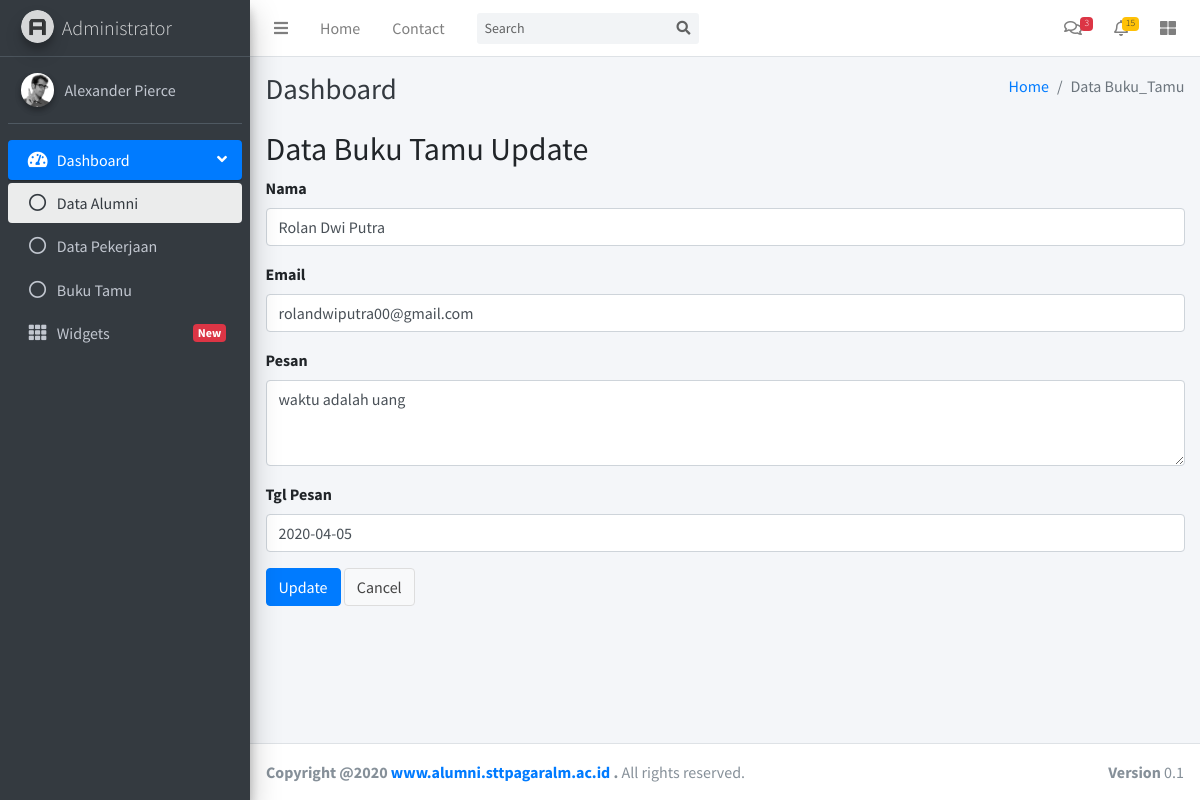
Screenshot of /index.php/buku_tamu/update/1 with the database file from the repository.
### tables this page shows
CREATE TABLE IF NOT EXISTS `tb_buku_tamu` (
  `id` int(5) NOT NULL AUTO_INCREMENT,
  `nama` varchar(25) NOT NULL,
  `email` varchar(30) NOT NULL,
  `pesan` text NOT NULL,
  `tgl_pesan` date NOT NULL,
  PRIMARY KEY (`id`)
);

### application/controllers/Buku_tamu.php (called while the page is built, shortened)
<?php
class Buku_tamu extends CI_Controller
{
    function __construct()
    {
        $this->load->model('M_buku_tamu');
        $this->load->library('form_validation');
    }
    public function update($id)
    {
        $row = $this->M_buku_tamu->get_by_id($id);
        if ($row) {
            $data = array(
                'button' => 'Update',
                'action' => site_url('buku_tamu/update_action'),
		'id' => set_value('id', $row->id),
		'nama' => set_value('nama', $row->nama),
		'email' => set_value('email', $row->email),
		'pesan' => set_value('pesan', $row->pesan),
		'tgl_pesan' => set_value('tgl_pesan', $row->tgl_pesan),
	    );
            $this->load->view('adminlte/header');
            $this->load->view('adminlte/navbar');
            $this->load->view('adminlte/sidebar');
            $this->load->view('buku_tamu/tb_buku_tamu_form', $data);
             $this->load->view('adminlte/footer');
        } else {
            $this->session->set_flashdata('message', 'Record Not Found');
            redirect(site_url('buku_tamu'));
        }
    }
}

### index.php (called while the page is built, shortened)
<?php
require_once BASEPATH.'core/CodeIgniter.php';

### application/models/M_buku_tamu.php (called while the page is built, shortened)
<?php
class M_buku_tamu extends CI_Model
{
    public $table = 'tb_buku_tamu';
    public $id = 'id';
    function get_by_id($id)
    {
        $this->db->where($this->id, $id);
        return $this->db->get($this->table)->row();
    }
}

### application/views/buku_tamu/tb_buku_tamu_form.php (the view, shortened to what this page needs)
 <div class="content-wrapper">
   <div class="content-header">
     <div class="container-fluid">
       <div class="row mb-2">
         <div class="col-sm-6">
           <h1 class="m-0 text-dark">Dashboard</h1>
         </div>
         <div class="col-sm-6">
           <ol class="breadcrumb float-sm-right">
             <li class="breadcrumb-item"><a href="#">Home</a></li>
             <li class="breadcrumb-item active">Data Buku_Tamu</li>
           </ol>
         </div>
       </div>
     </div>
   </div>
   <section class="content">
     <div class="container-fluid">
       <h2 style="margin-top:0px">Data Buku Tamu <?php echo $button ?></h2>
       <form action="<?php echo $action; ?>" method="post">
    <div class="form-group">
           <label for="varchar">Nama <?php echo form_error('nama') ?></label>
           <input type="text" class="form-control" name="nama" id="nama" placeholder="Nama" value="<?php echo $nama; ?>" />
       </div>
    <div class="form-group">
           <label for="varchar">Email <?php echo form_error('email') ?></label>
           <input type="text" class="form-control" name="email" id="email" placeholder="Email" value="<?php echo $email; ?>" />
       </div>
    <div class="form-group">
           <label for="pesan">Pesan <?php echo form_error('pesan') ?></label>
           <textarea class="form-control" rows="3" name="pesan" id="pesan" placeholder="Pesan"><?php echo $pesan; ?></textarea>
       </div>
    <div class="form-group">
           <label for="date">Tgl Pesan <?php echo form_error('tgl_pesan') ?></label>
           <input type="text" class="form-control" name="tgl_pesan" id="tgl_pesan" placeholder="Tgl Pesan" value="<?php echo $tgl_pesan; ?>" />
       </div>
    <button type="submit" class="btn btn-primary"><?php echo $button ?></button>
    <a href="<?php echo site_url('buku_tamu') ?>" class="btn btn-default">Cancel</a>
</form>
    </div>
   </section>
 </div>

### rows the page displays
tb_buku_tamu: nama "Rolan Dwi Putra", email "rolandwiputra00@gmail.com", pesan "waktu adalah uang", tgl_pesan "2020-04-05"

### other values shown
$button "Update"
